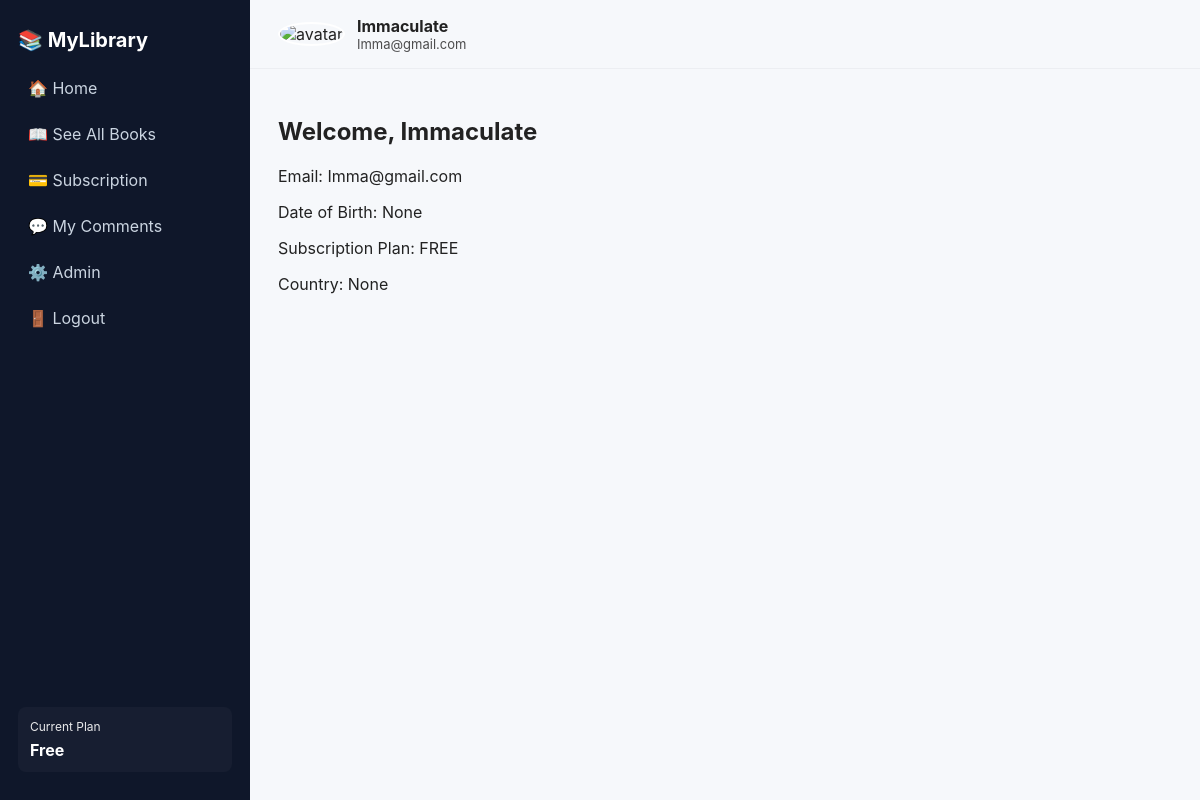
The app's page / (signed in) with its own data.
### accounts/models.py (models this page shows, shortened)
class CustomUser(AbstractUser):
    subscription_plan = models.CharField(
        max_length=20,
        choices=[('FREE', 'Free'), ('PREMIUM', 'Premium'), ('UNLIMITED', 'Unlimited')],
        default='FREE'
    )
    country = models.CharField(max_length=50, blank=True, null=True)
    profile_photo = models.ImageField(upload_to='profile_photos/', blank=True, null=True)
    date_of_birth = models.DateField(blank=True, null=True)

### accounts/views.py (the view)
# urls.py: 2. Add a URL to urlpatterns:  path('', views.home, name='home')
@login_required
def home(request):
    return render(request, "accounts/home.html")

### accounts/templates/accounts/home.html (shortened to what this page needs)
{% extends "accounts/base.html" %}
{% block content %}
<div class="profile-card">
    <h1>Welcome, {{ user.username }}</h1>
    <p>Email: {{ user.email }}</p>
    <p>Date of Birth: {{ user.date_of_birth }}</p>
    <p>Subscription Plan: {{ user.subscription_plan }}</p>
    <p>Country: {{ user.country }}</p>
</div>
{% endblock content %}

### accounts/templates/accounts/base.html (shortened to what this page needs)
{% load static %}
<!DOCTYPE html>
<html lang="en">
<head>
  <link rel="stylesheet" href="{% static 'css/style.css' %}">
</head>
<body>
  <div class="app-shell">
    <aside class="sidebar">
      <div class="brand">
        <a href="{% url 'home' %}">📚 MyLibrary</a>
      </div>
      <nav class="main-nav">
        <ul>
          <li><a href="{% url 'home' %}">🏠 Home</a></li>
          <li><a href="{% url 'book_list' %}">📖 See All Books</a></li>
          <li><a href="{% url 'subscribe' %}">💳 Subscription</a></li>
          <li><a href="{% url 'comments' %}">💬 My Comments</a></li>
          {% if user.is_staff %}
            <li><a href="{% url 'admin:index' %}">⚙️ Admin</a></li>
          {% endif %}
          {% if user.is_authenticated %}
            <li><a href="{% url 'logout' %}">🚪 Logout</a></li>
          {% else %}
            <li><a href="{% url 'login' %}">🔑 Login</a></li>
            <li><a href="{% url 'signup' %}">📝 Sign Up</a></li>
          {% endif %}
        </ul>
      </nav>
      {% if user.is_authenticated %}
      <div class="plan-card">
        <div class="plan-title">Current Plan</div>
        <div class="plan-value">
          {% if user.subscription %}
            {{ user.subscription.plan_type|title }}
          {% elif user.subscription_plan %}
            {{ user.subscription_plan|title }}
          {% else %}
            Free
          {% endif %}
        </div>
      </div>
      {% endif %}
    </aside>
    <main class="main">
      <header class="topbar">
        <div class="profile-area">
          {% if user.is_authenticated %}
            <div class="avatar">
              {% if user.profile_photo %}
                <img src="{{ user.profile_photo.url }}" alt="{{ user.username }}">
              {% else %}
                <img src="{% static 'images/default_profile.png' %}" alt="avatar">
              {% endif %}
            </div>
            <div class="who">
              <div class="name">{{ user.username }}</div>
              <div class="meta">{{ user.email }}</div>
            </div>
          {% endif %}
        </div>
      </header>
      <section class="content">
        {% block content %}{% endblock %}
      </section>
    </main>
  </div>
</body>
</html>

### accounts/static/accounts/css/style.css (style rules this page uses)
* { box-sizing: border-box; }
body { font-family: Inter, system-ui, -apple-system, "Segoe UI", Roboto, "Helvetica Neue", Arial; margin: 0; color: #222; background: #f6f8fb; }
.app-shell { display: flex; min-height: 100vh; }
.sidebar { width: 250px; background: #0f172a; color: #fff; padding: 28px 18px; display: flex; flex-direction: column; gap: 18px; }
.brand a { color: #fff; font-weight: 700; text-decoration: none; font-size: 20px; }
.main-nav ul { list-style: none; padding: 0; margin: 0; display: flex; flex-direction: column; gap: 10px; }
.main-nav a { color: #cbd5e1; text-decoration: none; padding: 8px 10px; display: block; border-radius: 8px; }
.plan-card { margin-top: auto; background: rgba(255, 255, 255, 0.03); padding: 12px; border-radius: 8px; }
.plan-title { font-size: 12px; opacity: 0.9; }
.plan-value { font-size: 16px; font-weight: 700; margin-top: 6px; }
.main { flex: 1; display: flex; flex-direction: column; }
.topbar { display: flex; justify-content: space-between; align-items: center; padding: 16px 28px; background: transparent; border-bottom: 1px solid rgba(15, 23, 42, 0.04); }
.content { padding: 28px; }
.profile-area { display: flex; align-items: center; gap: 12px; }
.avatar img { width: 44px; height: 44px; border-radius: 50%; object-fit: cover; border: 2px solid #fff; }
.name { font-weight: 700; }
.meta { font-size: 13px; opacity: 0.8; }

### records on screen
CustomUser: subscription_plan "Free", username "Immaculate", email "Imma@gmail.com", date_of_birth "None", subscription_plan "FREE", country "None"
